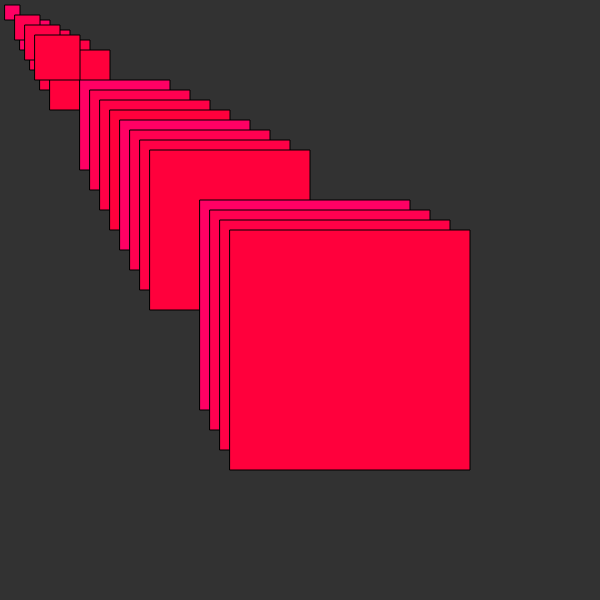
Frame 1 (no input)
Frame 60 (no input): identical to frame 1, image omitted
Frame 120 (the mouse pressed at the canvas centre since frame 60): identical to frame 1, image omitted

The p5.js sketch that drew this single still picture (run headless with seeded random() and noise() and a simulated clock; from frame 60 on, the mouse is pressed at the canvas centre):

// p5.js sketch
// ── sketch.js

function setup() {

  createCanvas(600,600);

}

function draw() {

  background(50);
  drawRects(20, 20); // now you can draw a series of cascading rectangles at new starting points!
  drawRects(80, 80);
  drawRects(120, 120);
  drawRects(200, 200);
  drawRects(5, 5);
}

  // the function takes two inputs: xOrigin and yOrigin.
  // experiment with entering different values!
function drawRects(xOrigin, yOrigin) {
  fill(color(255,0,100));
  rect(xOrigin, yOrigin, xOrigin + 10, yOrigin + 10);
  fill(color(255, 0, 80));
  rect(xOrigin + 10, yOrigin + 10, xOrigin + 20, yOrigin + 20);
  fill(color(255,0, 70));
  rect(xOrigin + 20, yOrigin + 20, xOrigin + 30, yOrigin + 30);
  fill(color(255,0, 60));
  rect(xOrigin + 30, yOrigin + 30, xOrigin + 40, yOrigin + 40);
}
